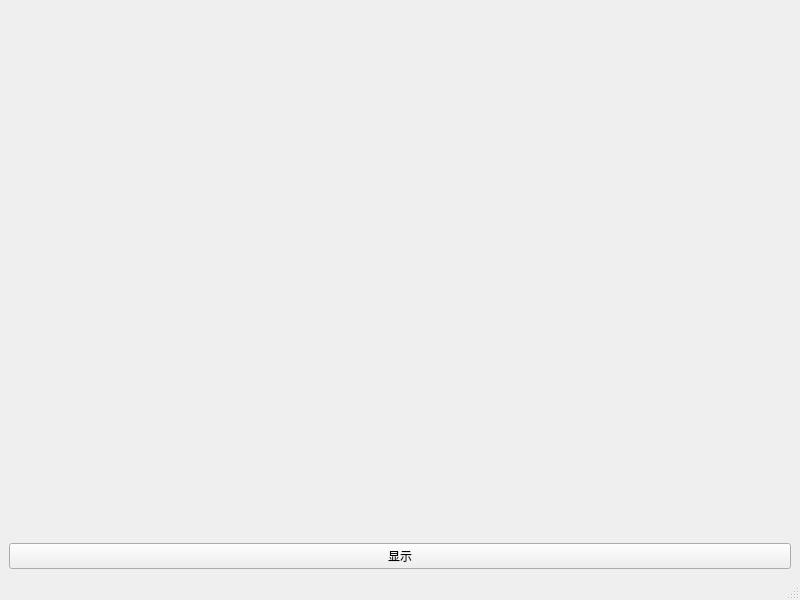
<?xml version="1.0" encoding="UTF-8"?>
<ui version="4.0">
 <class>MainWindow</class>
 <widget class="QMainWindow" name="MainWindow">
  <property name="geometry">
   <rect>
    <x>0</x>
    <y>0</y>
    <width>800</width>
    <height>600</height>
   </rect>
  </property>
  <property name="sizePolicy">
   <sizepolicy hsizetype="Expanding" vsizetype="Expanding">
    <horstretch>0</horstretch>
    <verstretch>0</verstretch>
   </sizepolicy>
  </property>
  <property name="minimumSize">
   <size>
    <width>100</width>
    <height>100</height>
   </size>
  </property>
  <property name="windowTitle">
   <string>MainWindow</string>
  </property>
  <widget class="QWidget" name="centralwidget">
   <layout class="QVBoxLayout" name="verticalLayout">
    <item>
     <widget class="QLabel" name="label_2">
      <property name="text">
       <string/>
      </property>
     </widget>
    </item>
    <item>
     <widget class="QPushButton" name="CancelButton">
      <property name="text">
       <string>显示</string>
      </property>
     </widget>
    </item>
   </layout>
  </widget>
  <widget class="QMenuBar" name="menubar">
   <property name="geometry">
    <rect>
     <x>0</x>
     <y>0</y>
     <width>800</width>
     <height>20</height>
    </rect>
   </property>
  </widget>
  <widget class="QStatusBar" name="statusbar"/>
 </widget>
 <resources/>
 <connections/>
</ui>
